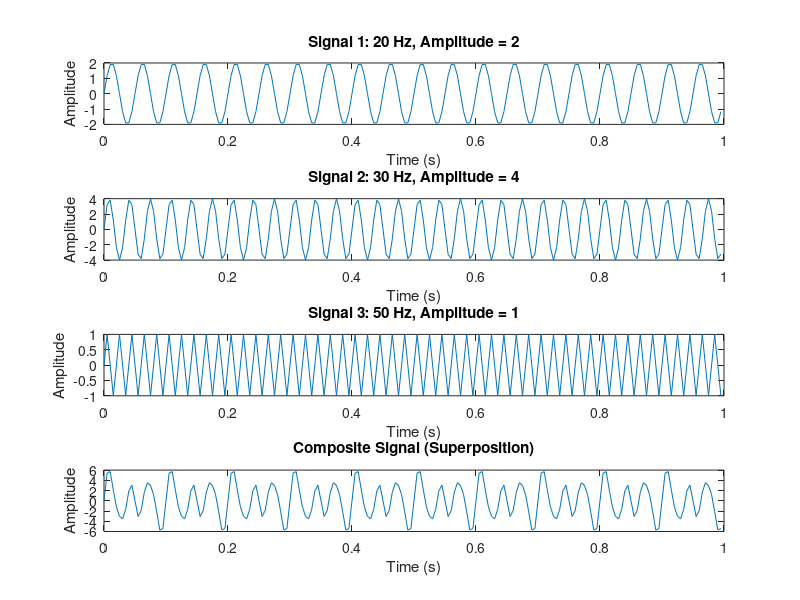
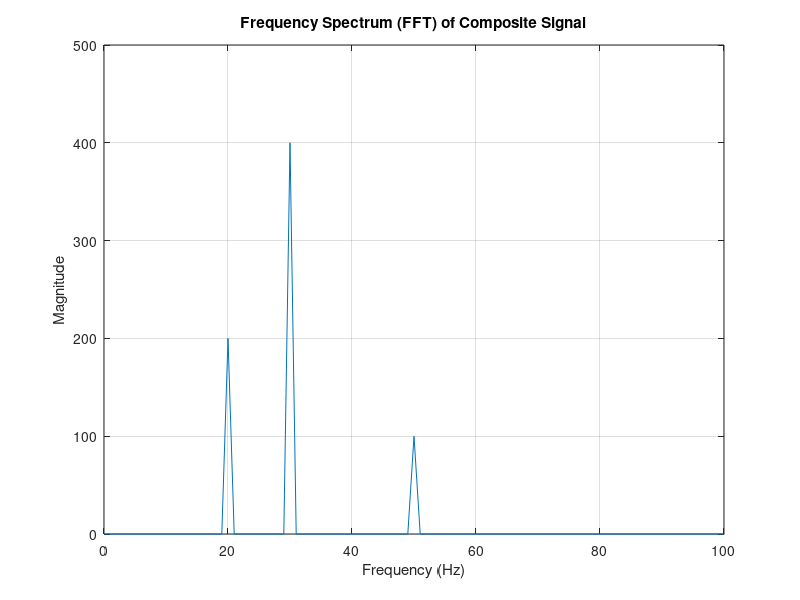

Write the MATLAB code that produced these figures, in order.
% =========================================================
% Task 5: Signal Superposition and Fourier Transform
% Course:  Biosignal Processing Lab
% =========================================================
% Description:
%   Constructs three sinusoidal signals at different
%   frequencies (20, 30, 50 Hz) and amplitudes, then
%   superposes them into a composite signal.
%   The FFT is applied to identify the frequency components,
%   which is a fundamental step in EEG/biosignal analysis.
% =========================================================

% --- Signal parameters ---
A1 = 2;  f1 = 20;   % Amplitude and frequency of signal 1
A2 = 4;  f2 = 30;   % Amplitude and frequency of signal 2
A3 = 1;  f3 = 50;   % Amplitude and frequency of signal 3

Fs = 200;            % Sampling frequency (must be >= 2 * f_max by Nyquist)
T  = 1;              % Duration in seconds
t  = 0:1/Fs:T-1/Fs; % Time vector (200 samples for 1 second)

% --- Generate individual signals ---
signal1 = A1 * sin(2 * pi * f1 * t);
signal2 = A2 * sin(2 * pi * f2 * t);
signal3 = A3 * sin(2 * pi * f3 * t);

% --- Superpose signals ---
composite_signal = signal1 + signal2 + signal3;

% --- Plot individual signals and composite ---
figure;

subplot(4, 1, 1);
plot(t, signal1);
title('Signal 1: 20 Hz, Amplitude = 2');
xlabel('Time (s)'); ylabel('Amplitude');

subplot(4, 1, 2);
plot(t, signal2);
title('Signal 2: 30 Hz, Amplitude = 4');
xlabel('Time (s)'); ylabel('Amplitude');

subplot(4, 1, 3);
plot(t, signal3);
title('Signal 3: 50 Hz, Amplitude = 1');
xlabel('Time (s)'); ylabel('Amplitude');

subplot(4, 1, 4);
plot(t, composite_signal);
title('Composite Signal (Superposition)');
xlabel('Time (s)'); ylabel('Amplitude');

% --- Fourier Transform ---
N = length(t);                   % Number of samples
Y = abs(fft(composite_signal));  % Magnitude spectrum
f = (0:N-1) * (Fs / N);          % Frequency axis in Hz

figure;
plot(f, Y);
title('Frequency Spectrum (FFT) of Composite Signal');
xlabel('Frequency (Hz)');
ylabel('Magnitude');
xlim([0 Fs/2]);                  % Show only up to Nyquist frequency
grid on;
